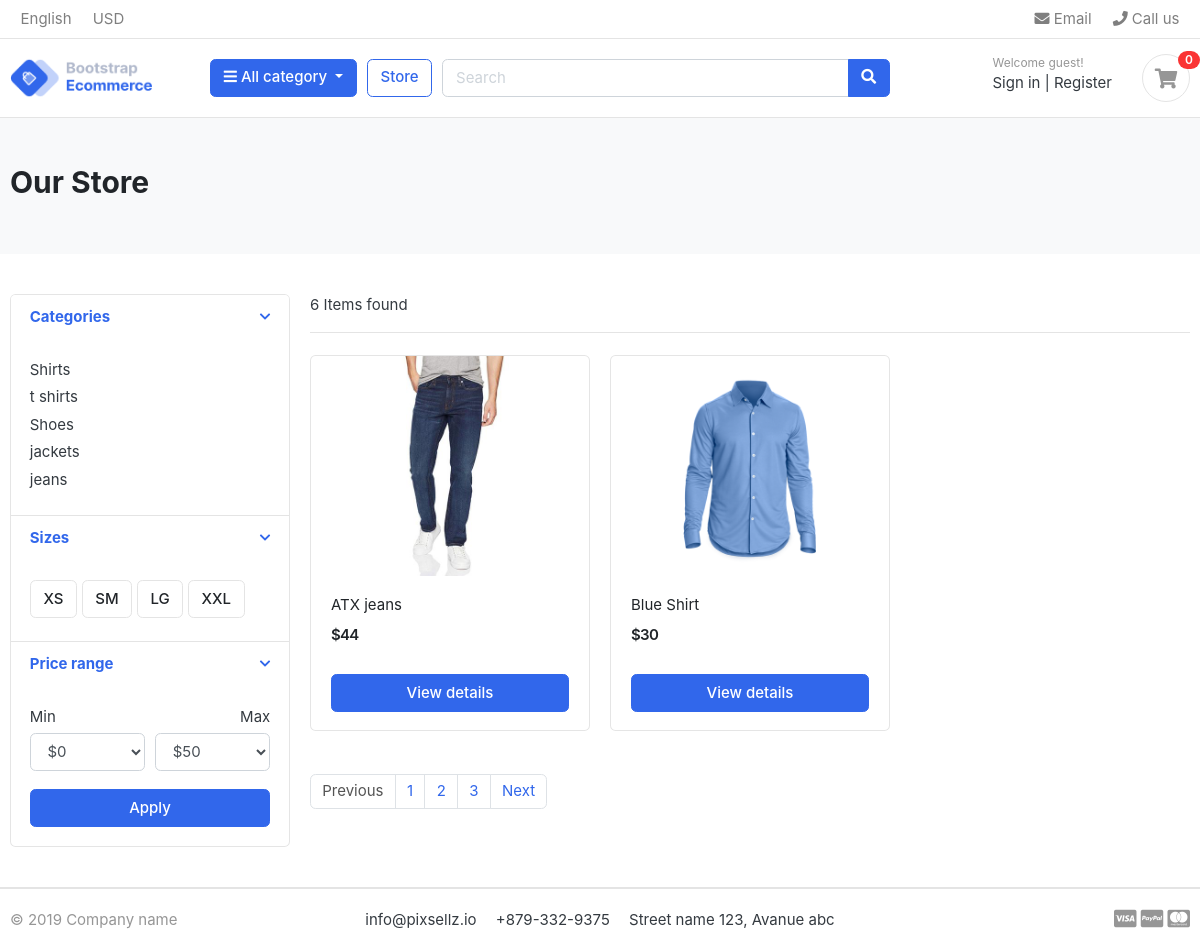
/store/, run on the app's committed database.
### category/models.py (models this page shows, shortened)
class Category(models.Model):
    category_name=models.CharField(max_length=50,unique=True)
    slug = models.SlugField(max_length=100, unique=True)
    description=models.CharField(max_length=255)
    cat_image=models.ImageField(upload_to='photos/categories',blank=True)
    class Meta:
        verbose_name='category'
        verbose_name_plural='categories'
    def get_url(self):
        return reverse('products_by_category',args=[self.slug])

### store/models.py (models this page shows, shortened)
class Product(models.Model):
    product_name    = models.CharField(max_length=200, unique=True)
    slug            = models.SlugField(max_length=200, unique=True)
    description     = models.TextField(max_length=500, blank=True)
    price           = models.IntegerField()
    images          = models.ImageField(upload_to='photos/products')
    stock           = models.IntegerField()
    is_available    = models.BooleanField(default=True)
    category        = models.ForeignKey(Category, on_delete=models.CASCADE)
    created_date    = models.DateTimeField(auto_now_add=True)
    modified_date   = models.DateTimeField(auto_now=True)
    def get_url(self):
        return reverse('product_detail',args=[self.category.slug,self.slug])

### store/views.py (the view)
# urls.py: path('store/', include('store.urls')),
def store(request,category_slug=None):
    categories=None
    products=None
    if category_slug:
        categories=get_object_or_404(Category,slug=category_slug)
        products=Product.objects.filter(category=categories,is_available=True)
        paginator=Paginator(products,2)
        page=request.GET.get('page')
        paged_product=paginator.get_page(page)
        product_count=products.count()
    else:
        products=Product.objects.all().filter(is_available=True).order_by('id')
        paginator=Paginator(products,2)
        page=request.GET.get('page')
        paged_product=paginator.get_page(page)
        product_count=products.count()
    context={
    'products':paged_product,
    'product_count':product_count
    }
    return render(request,'store/store.html',context)

### carts/context_processors.py (called while the page is built)
def counter(request):
    cart_count=0
    try:
     cart=Cart.objects.filter(cart_id=_cart_id(request))
     cart_items=CartItem.objects.all().filter(cart=cart[:1])
    except cart_items.DoesNotExist:
      cart_count=0
    for cart_item in cart_items:
        cart_count+=cart_item.quantity
    return dict(cart_count=cart_count)

### carts/views.py (called while the page is built)
def _cart_id(request):
    cart = request.session.session_key
    if not cart:
        cart = request.session.create()
    return cart

### category/context_processors.py (called while the page is built)
def menu_links(request):
   links=Category.objects.all()
   return dict(links=links)

### templates/store/store.html (shortened to what this page needs)
{% extends 'base.html' %}
{% load static%}
{% block content%}
<section class="section-pagetop bg">
<div class="container">
	{% if 'search' in request.path %}
   	<h2 class="title-page">searched items</h2>
	{% else %}
	<h2 class="title-page">Our Store</h2>
	{%endif %}
</div>
</section>
<section class="section-content padding-y">
<div class="container">
<div class="row">
	<aside class="col-md-3">
<div class="card">
	<article class="filter-group">
		<header class="card-header">
			<a href="#" data-toggle="collapse" data-target="#collapse_1" aria-expanded="true" class="">
				<i class="icon-control fa fa-chevron-down"></i>
				<h6 class="title">Categories</h6>
			</a>
		</header>
		<div class="filter-content collapse show" id="collapse_1" style="">
			<div class="card-body">
				<ul class="list-menu">
					{% for category in links %}
				<li><a href="{{category.get_url}}"> {{category.category_name}}</a></li>
			    {% endfor %}
				</ul>
			</div>
		</div>
	</article>
	<article class="filter-group">
		<header class="card-header">
			<a href="#" data-toggle="collapse" data-target="#collapse_4" aria-expanded="true" class="">
				<i class="icon-control fa fa-chevron-down"></i>
				<h6 class="title">Sizes </h6>
			</a>
		</header>
		<div class="filter-content collapse show" id="collapse_4" style="">
			<div class="card-body">
			  <label class="checkbox-btn">
			    <span class="btn btn-light"> XS </span>
			  </label>
			  <label class="checkbox-btn">
			    <span class="btn btn-light"> SM </span>
			  </label>
			  <label class="checkbox-btn">
			    <span class="btn btn-light"> LG </span>
			  </label>
			  <label class="checkbox-btn">
			    <span class="btn btn-light"> XXL </span>
			  </label>
		</div>
		</div>
	</article>
	<article class="filter-group">
		<header class="card-header">
			<a href="#" data-toggle="collapse" data-target="#collapse_3" aria-expanded="true" class="">
				<i class="icon-control fa fa-chevron-down"></i>
				<h6 class="title">Price range </h6>
			</a>
		</header>
		<div class="filter-content collapse show" id="collapse_3" style="">
			<div class="card-body">
				<div class="form-row">
				<div class="form-group col-md-6">
				  <label>Min</label>
				  	<select class="mr-2 form-control">
						<option value="0">$0</option>
					</select>
				</div>
				<div class="form-group text-right col-md-6">
				  <label>Max</label>
				  	<select class="mr-2 form-control">
						<option value="50">$50</option>
					</select>
				</div>
				</div>
				<button class="btn btn-block btn-primary">Apply</button>
			</div>
		</div>
	</article>
</div>
	</aside>
	<main class="col-md-9">
<header class="border-bottom mb-4 pb-3">
		<div class="form-inline">
			<span class="mr-md-auto">{{product_count}} Items found </span>
		</div>
</header>
<div class="row">
	{%if products %}
  {%for product in products %}
	<div class="col-md-4">
		<figure class="card card-product-grid">
			<div class="img-wrap">
				<a href="{{product.get_url}}"><img src="{{ product.images.url }}"></a>
			</div>
			<figcaption class="info-wrap">
				<div class="fix-height">
					<a href="{{product.get_url}}" class="title">{{product.product_name}}</a>
					<div class="price-wrap mt-2">
						<span class="price">${{product.price}}</span>
					</div>
				</div>
				<a href="{{ product.get_url }}" class="btn btn-block btn-primary">View details </a>
			</figcaption>
		</figure>
	</div>
  {% endfor %}
	{%else%}
   <h2>No result Found</h2>
	{%endif%}
</div>
{% if products.has_other_pages %}
<nav class="mt-4" aria-label="Page navigation sample">
  <ul class="pagination">
		{% if products.has_previous %}
    <li class="page-item "><a class="page-link" href="?page={{products.previous_page_number}}">Previous</a></li>
		{% else %}
		<li class="page-item disabled"><a class="page-link" href="#">Previous</a></li>
		{% endif %}
		{% for i in products.paginator.page_range %}
		{% if products.page == i %}
    <li class="page-item active"><a class="page-link" href="#">{{i}}</a></li>
		{% else %}
    <li class="page-item "><a class="page-link" href="?page={{i}}">{{i}}</a></li>
		{% endif %}
    {% endfor %}
		{% if products.has_next %}
    <li class="page-item"><a class="page-link" href="?page={{products.next_page_number}}">Next</a></li>
		{% else %}
		<li class="page-item disabled"><a class="page-link" href="#">Next</a></li>
    {% endif %}
  </ul>
</nav>
{% endif %}
	</main>
</div>
</div>
</section>
{%endblock%}

### greatKart/static/css/ui.css (style rules this page uses)
html { font-family: "Inter", sans-serif; font-size: 15px; }
.img-wrap { text-align: center; display: block; }
.img-wrap img { max-width: 100%; }
.price-wrap { letter-spacing: -0.7px; }
.padding-y { padding-top: 40px; padding-bottom: 40px; }
figure { margin-bottom: 0; }
article:after, .form-group:after { display: block; clear: both; content: ""; }
.bg { background-color: #f8f9fa; }
.title-page { color: #212529; }
.btn-light { background-color: #fff; border-color: #e4e4e4; }
[class*=list-] li:after { visibility: hidden; display: block; content: ""; overflow: hidden; height: 0; clear: both; }
.list-menu { list-style: none; margin: 0; padding-left: 0; }
.list-menu li { margin-bottom: 5px; }
.list-menu a { color: #343a40; }
[class*=card-product] a.title { color: #212529; display: block; }
[class*=card-product] .img-wrap { overflow: hidden; position: relative; }
[class*=card-product] .img-wrap img { height: 100%; max-width: 100%; width: auto; display: inline-block; -o-object-fit: cover; object-fit: cover; }
.card-product-grid { margin-bottom: 20px; }
.card-product-grid .img-wrap { border-radius: 0.2rem 0.2rem 0 0; height: 220px; }
.card-product-grid .info-wrap { overflow: hidden; padding: 18px 20px; }
.card-product-grid .fix-height { height: 80px; overflow: hidden; }
.card .img-wrap { overflow: hidden; }
.price { font-weight: 600; color: #212529; }
.icon-control { margin-top: 5px; float: right; font-size: 80%; }
.card-header .title { margin-bottom: 0; line-height: 1.5; }
.filter-group { border-bottom: 1px solid #e4e4e4; }
.filter-group .card-header { border-bottom: 0; }
.filter-group:last-child { border-bottom: 0; }
.checkbox-btn { position: relative; }
.section-pagetop { padding: 45px 0; }

### data on the page
Category: category_name "Shirts"
Category: category_name "t shirts"
Category: category_name "Shoes"
Category: category_name "jackets"
Category: category_name "jeans"
Product: images (picture), product_name "ATX jeans", price "44"
Product: images (picture), product_name "Blue Shirt", price "30"

### other printed values
{{ cart_count }} "0"
{{ product_count }} "6"
{{ i }} "1" "2" "3"
